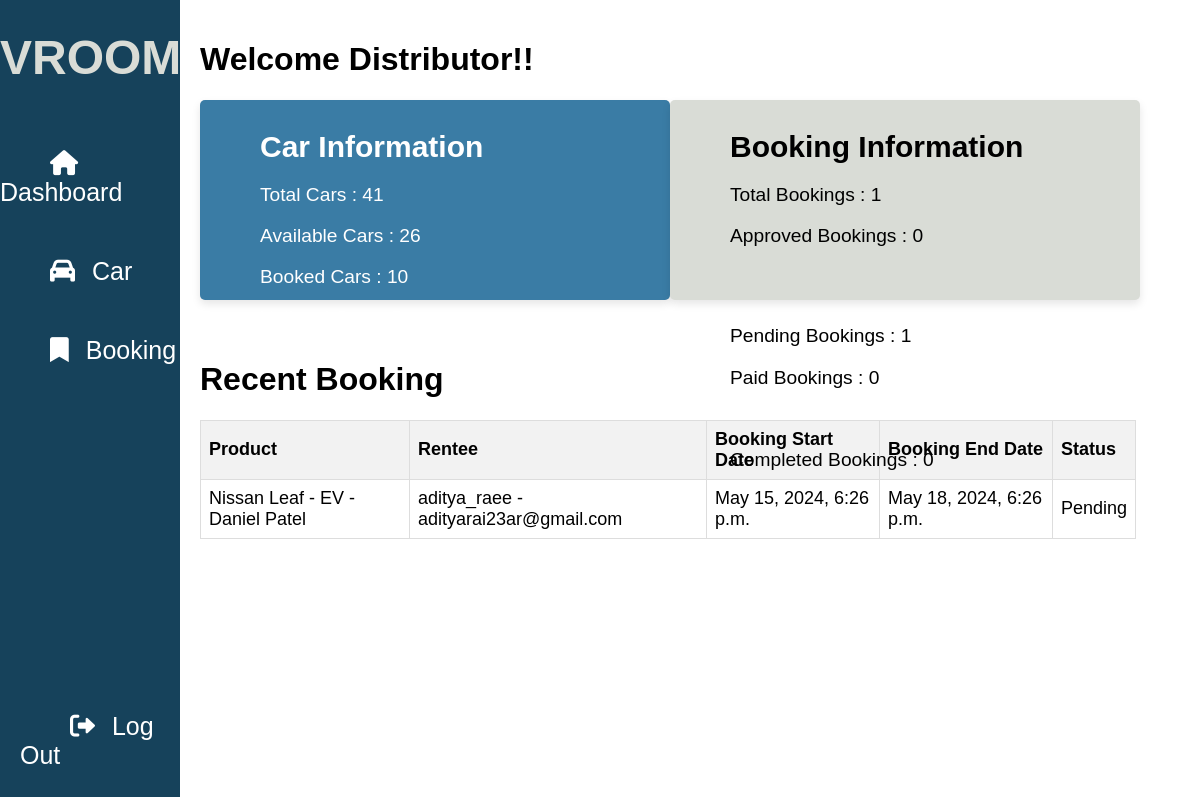
The app's page /distributor-profile/, older data.
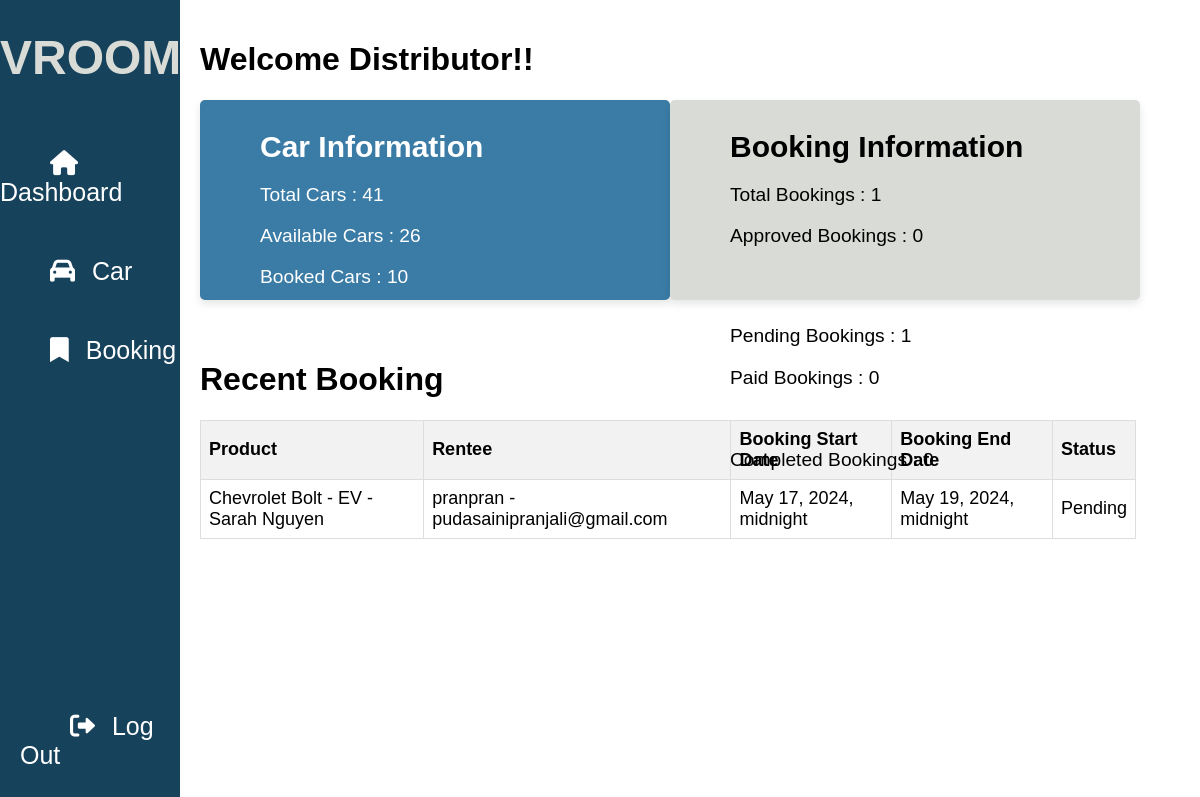
The same page, newer data.
### carlisting/models.py (models this page shows, shortened)
class CarOrder(models.Model):
    order_id = models.AutoField(primary_key=True)
    product = models.ForeignKey(CarDetail, on_delete=models.DO_NOTHING)
    rentee = models.ForeignKey(Profile, on_delete=models.DO_NOTHING, default=1)
    total_price = models.DecimalField(max_digits=10, decimal_places=2, null=True)
    start_date = models.DateTimeField(null=True)
    end_date = models.DateTimeField(null=True)
    status = models.CharField(max_length=100, choices=STATUS, null=True, default='Pending')

class CarDetail(models.Model):
    renter_name = models.CharField(max_length=100, null=True)
    renter_contact = models.CharField(max_length=10, null=True)
    car_type = models.CharField(max_length=100, choices=CAR_TYPE, null=True)
    car_model = models.CharField(max_length=100, null=True)
    price = models.DecimalField(decimal_places=2, max_digits=10, null=True)
    availability = models.CharField(max_length=20, choices=AVAILABILITY, null=True, default='Available')
    image = models.ImageField(default='static/img/lambo.jpg', upload_to='static/img/car_images')
    def __str__(self):
        return f'{self.car_model} - {self.car_type} - {self.renter_name} '

### userauthentication/models.py (models this page shows)
class Profile(models.Model):
    user = models.OneToOneField(User, on_delete=models.CASCADE, null=True)
    address = models.CharField(max_length=100, null=True)
    license_number = models.CharField(max_length=100, null=True)
    contact = models.CharField(max_length=100, null=True)
    def __str__(self):
        return f'{self.user.username} - {self.user.email}'

### carlisting/views.py (the view)
# urls.py: path('distributor-profile/', views.distributorprofile, name = 'distributor_profile'),
def distributorprofile(request):
  try:
    if request.method == 'POST':
      renter_name = request.POST.get('renter_name')
      car_model = request.POST.get('car_model')
      car_detail = CarDetail.objects.filter(renter_name=renter_name, car_model=car_model).first()
      if car_detail:
        if 'changeUnlisted' in request.POST:
          car_detail.availability = "Unlisted"
          car_detail.save()
          messages.success(request, "Car status updated to Unlisted successfully")
        elif 'changeAvailable' in request.POST:
          car_detail.availability = "Available"
          car_detail.save()
          messages.success(request, "Car status updated to Available successfully")
        elif 'deleteCarDetails' in request.POST:
          car_detail.delete()
          messages.success(request, "Car deleted successfully")
        else:
          messages.error(request, "Invalid action")
      else:
        order_id = request.POST.get('order_id')
        print(order_id)
        car_order = CarOrder.objects.filter(order_id=order_id).first()
        print(car_order)
        if 'approve' in request.POST:
          car_order.status = "Approved"
          car_order.save()
          subject = "Your Order has been Approved!"
          message = f"""Hello {car_order.rentee.user.username}:,

We are excited to inform you that your order has been successfully approved!
Please proceed with the payment to fully complete this booking request. After payment the car will be delivered according to your needs.

Thank you for choosing VROOM-Car-Rental-Service. We are delighted to have you as a valued customer and look forward to providing you with an exceptional car rental experience.

If you have any questions or need further assistance, please don't hesitate to reach out to our support team.

Best regards,
The VROOM-Car-Rental-Service Team
"""
        from_email = settings.EMAIL_HOST_USER
        to_list = [car_order.rentee.user.email]
        send_mail(subject, message, from_email, to_list, fail_silently=True)
        messages.success(request, "Order  approved successfully")
  except Exception as e:
    messages.error(request, f"Error: {str(e)}")
  items = CarDetail.objects.all()
  orders = CarOrder.objects.all()
  recent_orders = CarOrder.objects.all()[:5]
  context = {
    'items': items,
    'orders': orders,
    'recent_orders': recent_orders,
  }
  return render(request, 'main/distributor.html', context)

### templates/main/distributor.html (shortened to what this page needs)
<!DOCTYPE html>
<html lang="en">
  <head>
  </head>
  <body>
    <div class="container">
      <div class="sidebar">
        <h1 id="logo">VROOM</h1>
        <ul>
          <li>
            <a id="default-btn" onclick="toggleContent('default')">
              <i class="fas fa-house"></i>
              <span id="default-topic">Dashboard</span>
            </a>
          </li>
          <li>
            <a id="car-btn" onclick="toggleContent('car')">
              <i class="fas fa-car"></i>
              <span id="distributor-topic">Car</span>
            </a>
          </li>
          <li>
            <a id="booking-btn" onclick="toggleContent('booking')">
              <i class="fas fa-bookmark"></i>
              <span id="user-topic">Booking</span>
            </a>
          </li>
          <li>
            <a href="{% url 'logout' %}" id="logout">
              <i class="fas fa-sign-out-alt"></i>
              <span id="topic">Log Out</span>
            </a>
          </li>
        </ul>
      </div>
      <div class="content">
        <div id="default-content">
          <h1>Welcome Distributor!!</h1>
          <div id="dashboard_card">
            <div class="car_card" id="car_card">
              <h3>Car Information</h3>
              <label id="Cars">
                <p id="TotalCars"></p>
              </label>
              <label id="Cars">
                <p id="Available"></p>
              </label>
              <label id="Cars">
                <p id="Booked"></p>
              </label>
              <label id="Cars">
                <p id="Unlisted"></p>
              </label>
            </div>
            <div class="booking_card" id="book_card">
              <h3>Booking Information</h3>
              <label id="Bookings">
                <p id="Booking"></p>
              </label>
              <label id="Bookings">
                <p id="Approved"></p> </label
              ><br /><br />
              <label id="Bookings">
                <p id="Pending"></p>
              </label>
              <label id="Bookings">
                <p id="Paid"></p> </label
              ><br />
              <label id="Bookings">
                <p id="Completed"></p> </label
              ><br />
            </div>
          </div>
          <h1 id="recent_booking">Recent Booking</h1>
          <table>
            <thead>
              <tr>
                <th>Product</th>
                <th>Rentee</th>
                <th>Booking Start Date</th>
                <th>Booking End Date</th>
                <th>Status</th>
              </tr>
            </thead>
            <tbody>
              {% for order in recent_orders %}
              <tr>
                <td>{{ order.product }}</td>
                <td>{{ order.rentee }}</td>
                <td>{{ order.start_date }}</td>
                <td>{{ order.end_date }}</td>
                <td>{{ order.status }}</td>
              </tr>
              {% endfor %}
            </tbody>
          </table>
        </div>
      </div>
    </div>
  </body>
</html>

### templates/main/distributor.html (style rules this page uses)
:root { --indigo: #16425b; --lapis: #2f6690; --cerulean: #3a7ca5; --skyblue: #81c3d7; --platinum: #d9dcd6; --darkgray: #b4b4b3; --red: #f44336; --green: #4caf50; --darkgreen: darkgreen; --crimson: crimson; --white: #fff; --yellow: #f4a62a; --darkyellow: #df9319; }
body { background-color: var(--white); margin: 0; padding-top: 0; overflow-x: hidden; font-family: "Montserrat", sans-serif; }
table { font-size: 18px; border-collapse: collapse; width: 78vw; margin-top: 15px; }
table th, table td { border: 1px solid #dddddd; text-align: left; padding: 8px; }
table th { background-color: #f2f2f2; }
#logo { color: var(--platinum); margin-top: 30px; text-align: center; font-size: 3rem; }
.sidebar { float: left; width: 15vw; background-color: var(--indigo); height: 100vh; }
.sidebar i { color: var(--white); margin-left: 50px; margin-right: 10px; }
.sidebar ul { list-style-type: none; padding: 0; margin-top: 8vh; }
.sidebar li { margin-bottom: 10px; }
.sidebar a { font-size: 25px; width: 15vw; text-decoration: none; color: var(--white); display: block; margin-top: 50px; }
#logout { position: absolute; bottom: 30px; left: 20px; }
.content { float: left; width: 80%; padding: 20px 0 0 20px; box-sizing: border-box; }
.car_card, .booking_card { padding-left: 60px; margin-bottom: 5vh; border-radius: 5px; box-sizing: border-box; box-shadow: 0 4px 8px rgba(0, 0, 0, 0.1); }
.car_card h3, .booking_card h3 { font-size: 30px; margin-top: 30px; margin-bottom: 20px; }
#Bookings, #Cars { font-size: 1.2rem; }
#default-content #dashboard_card { display: flex; }
#car_card, #book_card { width: 40vw; height: 25vh; }
#car_card { background-color: var(--cerulean); color: var(--white); }
#book_card { background-color: var(--platinum); }
.card h2, h3, h4 { margin: 0; margin-top: 10px; }

Row changes from the older to the newer data that the page shows:
removed CarOrder: product "Nissan Leaf - EV - Daniel Patel", rentee "aditya_raee - adityarai23ar@gmail.com", start_date "May 15, 2024, 6:26 p.m.", end_date "May 18, 2024, 6:26 p.m.", status "Pending"
added CarOrder: product "Chevrolet Bolt - EV - Sarah Nguyen", rentee "pranpran - pudasainipranjali@gmail.com", start_date "May 17, 2024, midnight", end_date "May 19, 2024, midnight", status "Pending"
